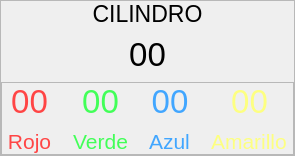
                <widget class="QFrame" name="frame_10">
                 <property name="frameShape">
                  <enum>QFrame::StyledPanel</enum>
                 </property>
                 <property name="frameShadow">
                  <enum>QFrame::Raised</enum>
                 </property>
                 <layout class="QVBoxLayout" name="verticalLayout_15">
                  <property name="spacing">
                   <number>9</number>
                  </property>
                  <property name="leftMargin">
                   <number>0</number>
                  </property>
                  <property name="topMargin">
                   <number>0</number>
                  </property>
                  <property name="rightMargin">
                   <number>0</number>
                  </property>
                  <property name="bottomMargin">
                   <number>0</number>
                  </property>
                  <item alignment="Qt::AlignHCenter">
                   <widget class="QLabel" name="label_28">
                    <property name="minimumSize">
                     <size>
                      <width>0</width>
                      <height>0</height>
                     </size>
                    </property>
                    <property name="maximumSize">
                     <size>
                      <width>16777215</width>
                      <height>35</height>
                     </size>
                    </property>
                    <property name="font">
                     <font>
                      <family>MS Sans Serif</family>
                      <pointsize>17</pointsize>
                     </font>
                    </property>
                    <property name="styleSheet">
                     <string notr="true"/>
                    </property>
                    <property name="text">
                     <string>      CILINDRO      </string>
                    </property>
                    <property name="alignment">
                     <set>Qt::AlignCenter</set>
                    </property>
                   </widget>
                  </item>
                  <item alignment="Qt::AlignHCenter">
                   <widget class="QLabel" name="total_cilindro">
                    <property name="minimumSize">
                     <size>
                      <width>0</width>
                      <height>0</height>
                     </size>
                    </property>
                    <property name="maximumSize">
                     <size>
                      <width>16777215</width>
                      <height>60</height>
                     </size>
                    </property>
                    <property name="font">
                     <font>
                      <family>MS Sans Serif</family>
                      <pointsize>25</pointsize>
                     </font>
                    </property>
                    <property name="styleSheet">
                     <string notr="true"/>
                    </property>
                    <property name="text">
                     <string>       00       </string>
                    </property>
                    <property name="alignment">
                     <set>Qt::AlignCenter</set>
                    </property>
                   </widget>
                  </item>
                  <item>
                   <widget class="QFrame" name="frame_11">
                    <property name="frameShape">
                     <enum>QFrame::StyledPanel</enum>
                    </property>
                    <property name="frameShadow">
                     <enum>QFrame::Raised</enum>
                    </property>
                    <layout class="QHBoxLayout" name="horizontalLayout_8">
                     <property name="spacing">
                      <number>10</number>
                     </property>
                     <property name="leftMargin">
                      <number>0</number>
                     </property>
                     <property name="topMargin">
                      <number>0</number>
                     </property>
                     <property name="rightMargin">
                      <number>0</number>
                     </property>
                     <property name="bottomMargin">
                      <number>0</number>
                     </property>
                     <item>
                      <layout class="QVBoxLayout" name="verticalLayout_16">
                       <property name="spacing">
                        <number>9</number>
                       </property>
                       <item>
                        <widget class="QLabel" name="rojo_cilindro">
                         <property name="minimumSize">
                          <size>
                           <width>0</width>
                           <height>0</height>
                          </size>
                         </property>
                         <property name="maximumSize">
                          <size>
                           <width>16777215</width>
                           <height>60</height>
                          </size>
                         </property>
                         <property name="font">
                          <font>
                           <family>MS Sans Serif</family>
                           <pointsize>25</pointsize>
                          </font>
                         </property>
                         <property name="styleSheet">
                          <string notr="true">color: rgb(255, 69, 69);</string>
                         </property>
                         <property name="text">
                          <string>00</string>
                         </property>
                         <property name="alignment">
                          <set>Qt::AlignCenter</set>
                         </property>
                        </widget>
                       </item>
                       <item>
                        <widget class="QLabel" name="label_31">
                         <property name="minimumSize">
                          <size>
                           <width>0</width>
                           <height>0</height>
                          </size>
                         </property>
                         <property name="maximumSize">
                          <size>
                           <width>16777215</width>
                           <height>60</height>
                          </size>
                         </property>
                         <property name="font">
                          <font>
                           <family>MS Sans Serif</family>
                           <pointsize>16</pointsize>
                          </font>
                         </property>
                         <property name="styleSheet">
                          <string notr="true">color: rgb(255, 69, 69);</string>
                         </property>
                         <property name="text">
                          <string> Rojo </string>
                         </property>
                         <property name="alignment">
                          <set>Qt::AlignCenter</set>
                         </property>
                        </widget>
                       </item>
                      </layout>
                     </item>
                     <item>
                      <layout class="QVBoxLayout" name="verticalLayout_17">
                       <property name="spacing">
                        <number>9</number>
                       </property>
                       <item>
                        <widget class="QLabel" name="verde_cilindro">
                         <property name="minimumSize">
                          <size>
                           <width>0</width>
                           <height>0</height>
                          </size>
                         </property>
                         <property name="maximumSize">
                          <size>
                           <width>16777215</width>
                           <height>60</height>
                          </size>
                         </property>
                         <property name="font">
                          <font>
                           <family>MS Sans Serif</family>
                           <pointsize>25</pointsize>
                          </font>
                         </property>
                         <property name="styleSheet">
                          <string notr="true">color: rgb(66, 255, 88);</string>
                         </property>
                         <property name="text">
                          <string>00</string>
                         </property>
                         <property name="alignment">
                          <set>Qt::AlignCenter</set>
                         </property>
                        </widget>
                       </item>
                       <item>
                        <widget class="QLabel" name="label_33">
                         <property name="minimumSize">
                          <size>
                           <width>0</width>
                           <height>0</height>
                          </size>
                         </property>
                         <property name="maximumSize">
                          <size>
                           <width>16777215</width>
                           <height>60</height>
                          </size>
                         </property>
                         <property name="font">
                          <font>
                           <family>MS Sans Serif</family>
                           <pointsize>16</pointsize>
                          </font>
                         </property>
                         <property name="styleSheet">
                          <string notr="true">color: rgb(66, 255, 88);</string>
                         </property>
                         <property name="text">
                          <string> Verde </string>
                         </property>
                         <property name="alignment">
                          <set>Qt::AlignCenter</set>
                         </property>
                        </widget>
                       </item>
                      </layout>
                     </item>
                     <item>
                      <layout class="QVBoxLayout" name="verticalLayout_18">
                       <property name="spacing">
                        <number>9</number>
                       </property>
                       <item>
                        <widget class="QLabel" name="azul_cilindro">
                         <property name="minimumSize">
                          <size>
                           <width>0</width>
                           <height>0</height>
                          </size>
                         </property>
                         <property name="maximumSize">
                          <size>
                           <width>16777215</width>
                           <height>60</height>
                          </size>
                         </property>
                         <property name="font">
                          <font>
                           <family>MS Sans Serif</family>
                           <pointsize>25</pointsize>
                          </font>
                         </property>
                         <property name="styleSheet">
                          <string notr="true">color: rgb(65, 166, 255);</string>
                         </property>
                         <property name="text">
                          <string>00</string>
                         </property>
                         <property name="alignment">
                          <set>Qt::AlignCenter</set>
                         </property>
                        </widget>
                       </item>
                       <item>
                        <widget class="QLabel" name="label_35">
                         <property name="minimumSize">
                          <size>
                           <width>0</width>
                           <height>0</height>
                          </size>
                         </property>
                         <property name="maximumSize">
                          <size>
                           <width>16777215</width>
                           <height>60</height>
                          </size>
                         </property>
                         <property name="font">
                          <font>
                           <family>MS Sans Serif</family>
                           <pointsize>16</pointsize>
                          </font>
                         </property>
                         <property name="styleSheet">
                          <string notr="true">color: rgb(65, 166, 255);</string>
                         </property>
                         <property name="text">
                          <string> Azul </string>
                         </property>
                         <property name="alignment">
                          <set>Qt::AlignCenter</set>
                         </property>
                        </widget>
                       </item>
                      </layout>
                     </item>
                     <item>
                      <layout class="QVBoxLayout" name="verticalLayout_19">
                       <property name="spacing">
                        <number>9</number>
                       </property>
                       <item>
                        <widget class="QLabel" name="amarillo_cilindro">
                         <property name="minimumSize">
                          <size>
                           <width>0</width>
                           <height>0</height>
                          </size>
                         </property>
                         <property name="maximumSize">
                          <size>
                           <width>16777215</width>
                           <height>60</height>
                          </size>
                         </property>
                         <property name="font">
                          <font>
                           <family>MS Sans Serif</family>
                           <pointsize>25</pointsize>
                          </font>
                         </property>
                         <property name="styleSheet">
                          <string notr="true">color: rgb(253, 255, 129);</string>
                         </property>
                         <property name="text">
                          <string>00</string>
                         </property>
                         <property name="alignment">
                          <set>Qt::AlignCenter</set>
                         </property>
                        </widget>
                       </item>
                       <item>
                        <widget class="QLabel" name="label_37">
                         <property name="minimumSize">
                          <size>
                           <width>0</width>
                           <height>0</height>
                          </size>
                         </property>
                         <property name="maximumSize">
                          <size>
                           <width>16777215</width>
                           <height>60</height>
                          </size>
                         </property>
                         <property name="font">
                          <font>
                           <family>MS Sans Serif</family>
                           <pointsize>16</pointsize>
                          </font>
                         </property>
                         <property name="styleSheet">
                          <string notr="true">color: rgb(253, 255, 129);</string>
                         </property>
                         <property name="text">
                          <string> Amarillo </string>
                         </property>
                         <property name="alignment">
                          <set>Qt::AlignCenter</set>
                         </property>
                        </widget>
                       </item>
                      </layout>
                     </item>
                    </layout>
                   </widget>
                  </item>
                 </layout>
                </widget>
